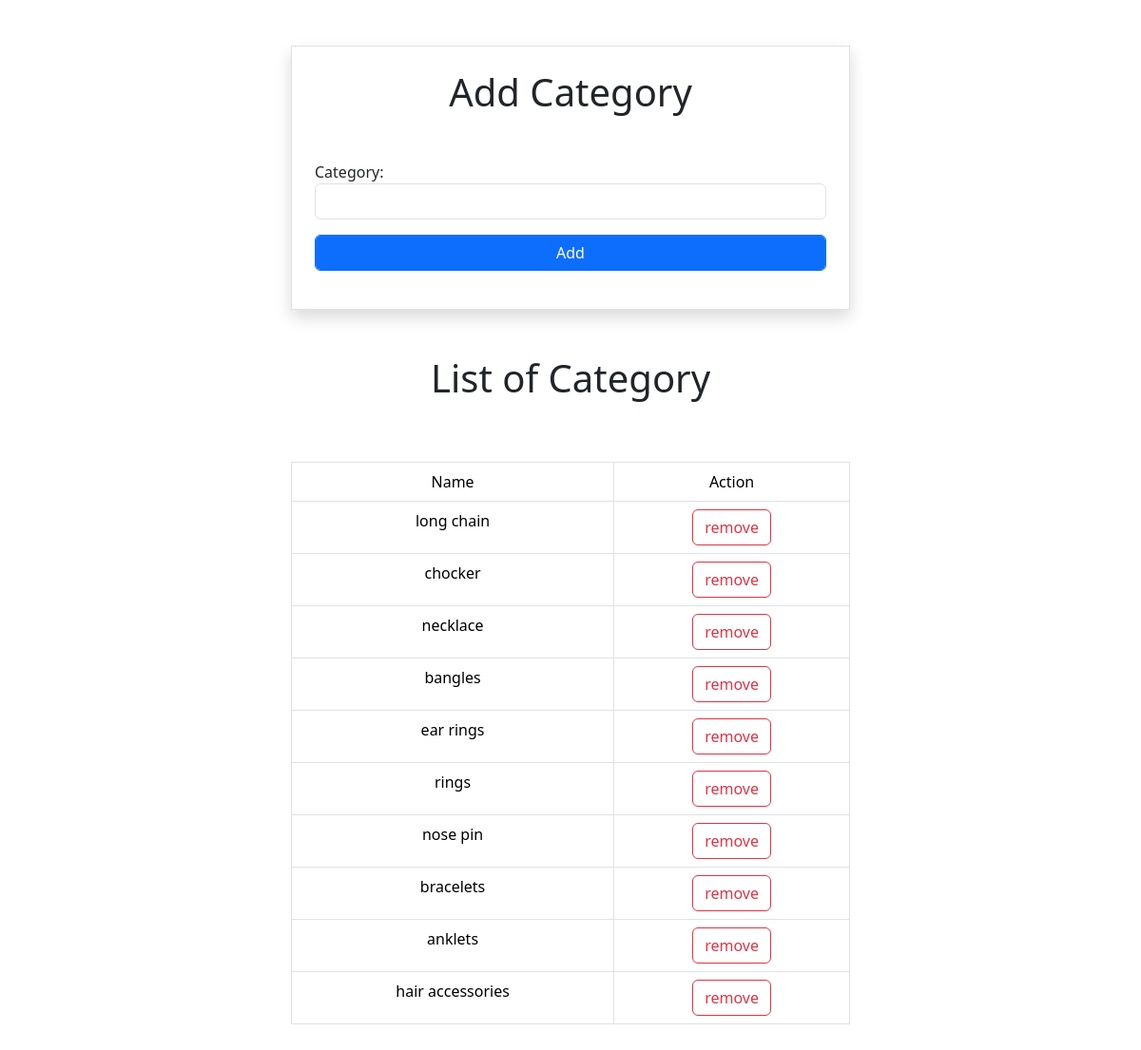
The app's page /categories/add (signed in) with its own data.
### styleshines/models.py (models this page shows, shortened)
class Category(models.Model):
    category=models.CharField(max_length=200,unique=True)
    is_active=models.BooleanField(default=True)

### styleshines/views.py (the view, shortened to what this page needs)
# urls.py: path('categories/add',CategoryAddView.as_view(),name='cat-add'),
@method_decorator(desc,name='dispatch')
class CategoryAddView(CreateView,ListView):
    template_name='styleshines/category_add.html'
    form_class=CategoryAddForm
    model=Category
    context_object_name='categories'
    success_url=reverse_lazy('cat-add')
    def get_queryset(self):
        qs=Category.objects.filter(is_active=True)
        return qs

### styleshines/forms.py
class CategoryAddForm(forms.ModelForm):
    class Meta:
        model=Category
        fields=['category']
        widgets={
            "category":forms.TextInput(attrs={"class":"form-control"})
        }

### styleshines/views.py (called while the page is built)
def signin_required(fn):
    def wrapper(request,*args,**kwargs):
        if not request.user.is_authenticated:
            messages.error(request,'invalid session')
            return redirect('signin')
        else:
            return fn(request,*args,**kwargs)
    return wrapper

def is_admin(fn):
    def wrapper(request,*args,**kwargs):
        if not request.user.is_superuser:
            messages.error(request,'permission denied for current user!!!')
            return redirect('signin')
        else:
            return fn(request,*args,**kwargs)
    return wrapper

### styleshines/templates/styleshines/category_add.html (shortened to what this page needs)
<!DOCTYPE html>
<html lang="en">
<head>
    <link href="https://cdn.jsdelivr.net/npm/bootstrap@5.3.2/dist/css/bootstrap.min.css" rel="stylesheet">
</head>
<body>
    <div class="row mt-5">
        <div class="col-3"> </div>
        <div class="col-6">
            <form action="" method="post" class="p-4 border shadow">
                <h1 class="text text-center mb-5">Add Category</h1>
                {{form.as_p}}
                <button type="submit" class="btn btn-primary form form-control mb-3">Add</button>
            </form>
        </div>
    </div>
<h1 class="text text-center mt-5 mb-5">List of Category</h1>
<div class="row">
    <div class="col-3"></div>
    <div class="col-6">
        <table class="table table-bordered text-center  p-3 mt-3 mb-5">
            <tr>
                <td>Name</td>
                <td>Action</td>
            </tr>
            {%for cat in categories%}
               <tr>
                <td>{{cat.category}}</td>
                <td>
                    <a href="{%url 'cat-remove' cat.id%}" class="btn btn-outline-danger">remove</a>
                </td>
               </tr>
            {%endfor%}
        </table>
    </div>
    <div class="col-3"></div>
</div>
</body>
</html>

### records on screen
Category: category "long chain"
Category: category "chocker"
Category: category "necklace"
Category: category "bangles"
Category: category "ear rings"
Category: category "rings"
Category: category "nose pin"
Category: category "bracelets"
Category: category "anklets"
Category: category "hair accessories"
